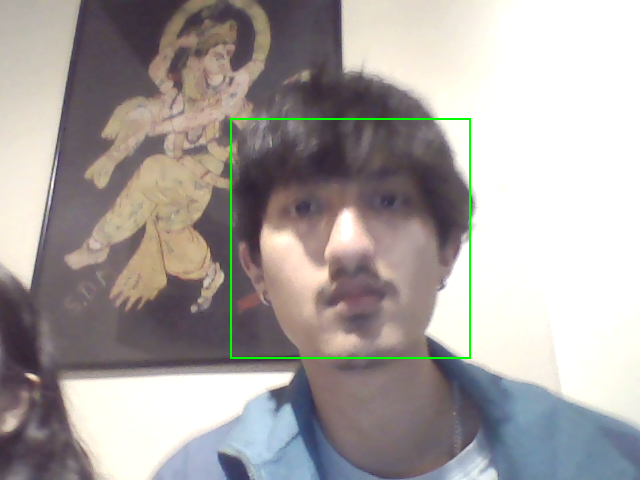
#> input picture students/1/face_1.jpg, 640 x 480 px; its folder holds only this picture in this run
$ python train_test_lbph.py
#> lines starting #> are read from the running program, lines starting #| are printed output that depends on the picture
import cv2
import numpy as np
import os
import sys
import json
import pickle
import logging
import math

# Configure logging
logging.basicConfig(level=logging.INFO, format='%(asctime)s - %(levelname)s - %(message)s')

def preprocess_face(image):
    """Preprocess face image for better recognition"""
    # Convert to grayscale if needed
    if len(image.shape) > 2:
        gray = cv2.cvtColor(image, cv2.COLOR_BGR2GRAY)
    else:
        gray = image

    # Apply histogram equalization
    gray = cv2.equalizeHist(gray)

    # Apply Gaussian blur to reduce noise
    gray = cv2.GaussianBlur(gray, (5, 5), 0)

    # Normalize the image
    gray = cv2.normalize(gray, None, 0, 255, cv2.NORM_MINMAX)

    return gray

def train_lbph():
    """Train LBPH model with existing student data"""
    try:
        # Get paths
        base_dir = os.path.dirname(os.path.dirname(os.path.abspath(__file__)))
        students_dir = os.path.join(base_dir, 'students')
        models_dir = os.path.join(base_dir, 'models')
        cascade_path = os.path.join(base_dir, 'assets/haarcascade_frontalface_default.xml')
        model_path = os.path.join(models_dir, 'lbph_model.yml')
        labels_path = os.path.join(models_dir, 'labels.pkl')

        # Create models directory if it doesn't exist
        if not os.path.exists(models_dir):
            os.makedirs(models_dir)

        # Load face cascade
        face_cascade = cv2.CascadeClassifier(cascade_path)
        if face_cascade.empty():
            return {'success': False, 'message': 'Failed to load face cascade classifier'}

        # Initialize LBPH recognizer with optimized parameters
        recognizer = cv2.face.LBPHFaceRecognizer_create(
            radius=1,        # Reduced radius for more precise local features
            neighbors=8,     # Standard number of points
            grid_x=8,       # Standard grid
            grid_y=8,       # Standard grid
            threshold=100    # More balanced threshold
        )

        # Initialize training data
        face_images = []
        face_labels = []
        labels = {}
        next_label = 0

        # Process each student directory
        logging.info("Starting to process student directories...")
        for student_id in os.listdir(students_dir):
            student_dir = os.path.join(students_dir, student_id)
            if not os.path.isdir(student_dir):
                continue

            # Assign label for this student
            if student_id not in labels:
                labels[student_id] = next_label
                next_label += 1

            label = labels[student_id]
            logging.info(f"Processing student {student_id} with label {label}")

            # Process each face image
            for img_name in os.listdir(student_dir):
                if not img_name.startswith('face_') or not img_name.endswith('.jpg'):
                    continue

                img_path = os.path.join(student_dir, img_name)
                logging.info(f"Processing image: {img_path}")

                # Read and preprocess image
                img = cv2.imread(img_path)
#> img is the input picture: shape (480, 640, 3); mean B, G, R 160.4, 162.3, 168
                if img is None:
                    logging.warning(f"Failed to load image: {img_path}")
                    continue

                # Convert to grayscale and preprocess
                gray = preprocess_face(img)
#> in preprocess_face, `gray = cv2.cvtColor(image, cv2.COLOR_BGR2GRAY)`:
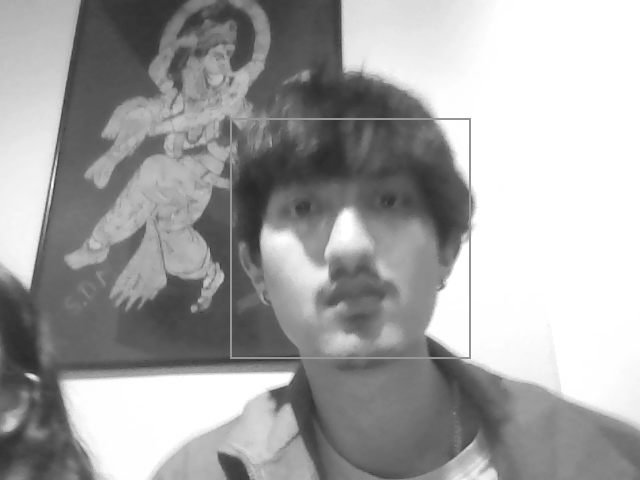
#> gray: shape (480, 640); min 40, max 255, mean 163.8
#> in preprocess_face, `gray = cv2.equalizeHist(gray)`:
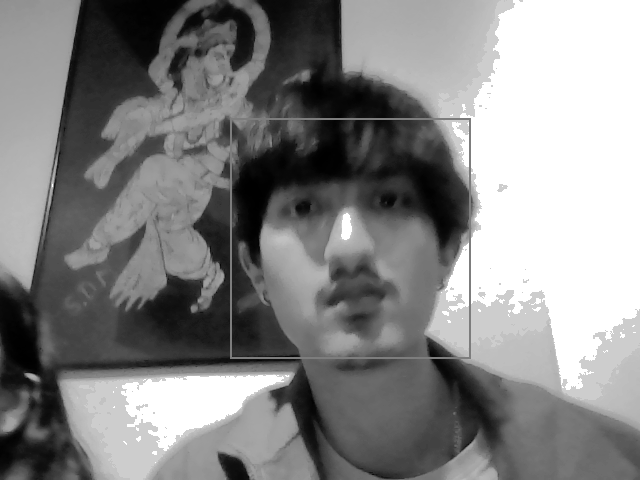
#> gray: shape (480, 640); min 0, max 255, mean 133.1

                # Detect face
                faces = face_cascade.detectMultiScale(
                    gray,
                    scaleFactor=1.1,
                    minNeighbors=5,
                    minSize=(50, 50),
                    maxSize=(300, 300)
                )
#> faces = [[10, 367, 54, 54], [232, 120, 235, 235]]

                if len(faces) == 0:
                    logging.warning(f"No face detected in {img_path}")
                    continue

                # Process the largest face
                largest_face = max(faces, key=lambda rect: rect[2] * rect[3])
#> largest_face = [232, 120, 235, 235]
                x, y, w, h = largest_face
#> x = 232; y = 120; w = 235; h = 235

                # Extract and preprocess face region
                face_roi = gray[y:y+h, x:x+w]
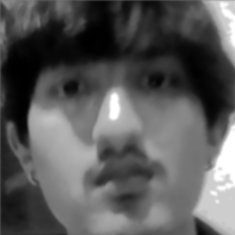
#> face_roi: shape (235, 235); min 0, max 255, mean 89
                face_roi = cv2.resize(face_roi, (100, 100))
#> face_roi: shape (100, 100)

                # Add to training data
                face_images.append(face_roi)
                face_labels.append(label)
#> pass 2 of the loop in train_lbph, `for student_id in os.listdir(students_dir):`:
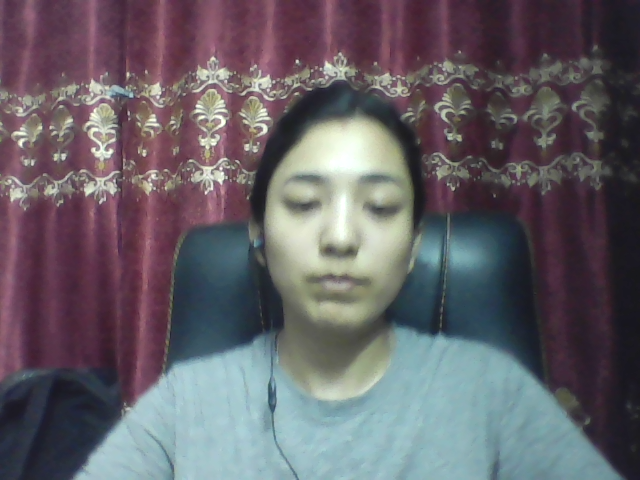
#> input picture students/1122/face_1.jpg, 640 x 480 px
#> in train_lbph, img is the input picture: shape (480, 640, 3); mean B, G, R 103.3, 96.7, 101.4
#> in preprocess_face (call 2), `gray = cv2.equalizeHist(gray)`:
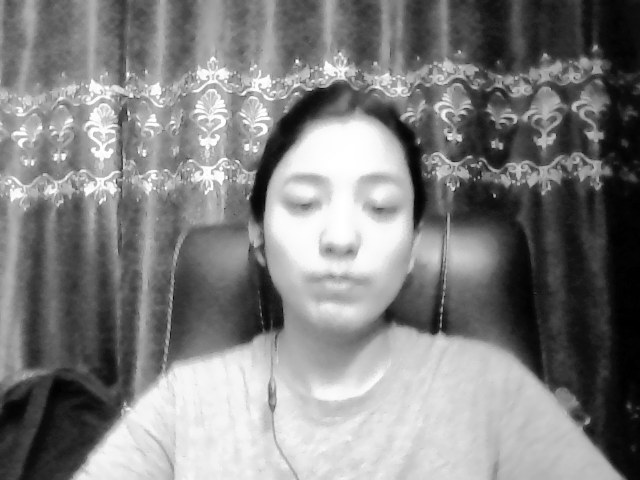
#> gray: shape (480, 640); min 0, max 255, mean 128.5
#> faces = [[247, 132, 189, 189]]
#> largest_face = [247, 132, 189, 189]
#> x = 247; y = 132; w = 189
#> in train_lbph, `face_roi = gray[y:y+h, x:x+w]`:
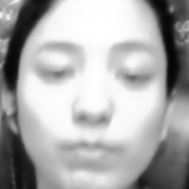
#> face_roi: shape (189, 189); min 4, max 255, mean 171.8

        if not face_images:
            return {'success': False, 'message': 'No valid face images found for training'}

        # Train model
        logging.info(f"Training model with {len(face_images)} faces...")
        recognizer.train(face_images, np.array(face_labels))

        # Save model and labels
        recognizer.save(model_path)
        with open(labels_path, 'wb') as f:
            pickle.dump(labels, f)

        logging.info("Training completed successfully")
        return {
            'success': True,
            'message': f'Model trained successfully with {len(face_images)} faces from {len(labels)} students',
            'num_faces': len(face_images),
            'num_students': len(labels)
        }

    except Exception as e:
        logging.error(f"Error during training: {str(e)}")
        return {'success': False, 'message': str(e)}

# [97 lines left out: function test_recognition, not called in this run]

if __name__ == '__main__':
    if len(sys.argv) < 2:
        # Train model if no arguments provided
        result = train_lbph()
#> result = 4 items
    else:
        # Test recognition with provided image
        result = test_recognition(sys.argv[1])

    print(json.dumps(result, indent=2))
#| {
#|   "success": true,
#|   "message": "Model trained successfully with 2 faces from 2 students",
#|   "num_faces": 2,
#|   "num_students": 2
#| }
